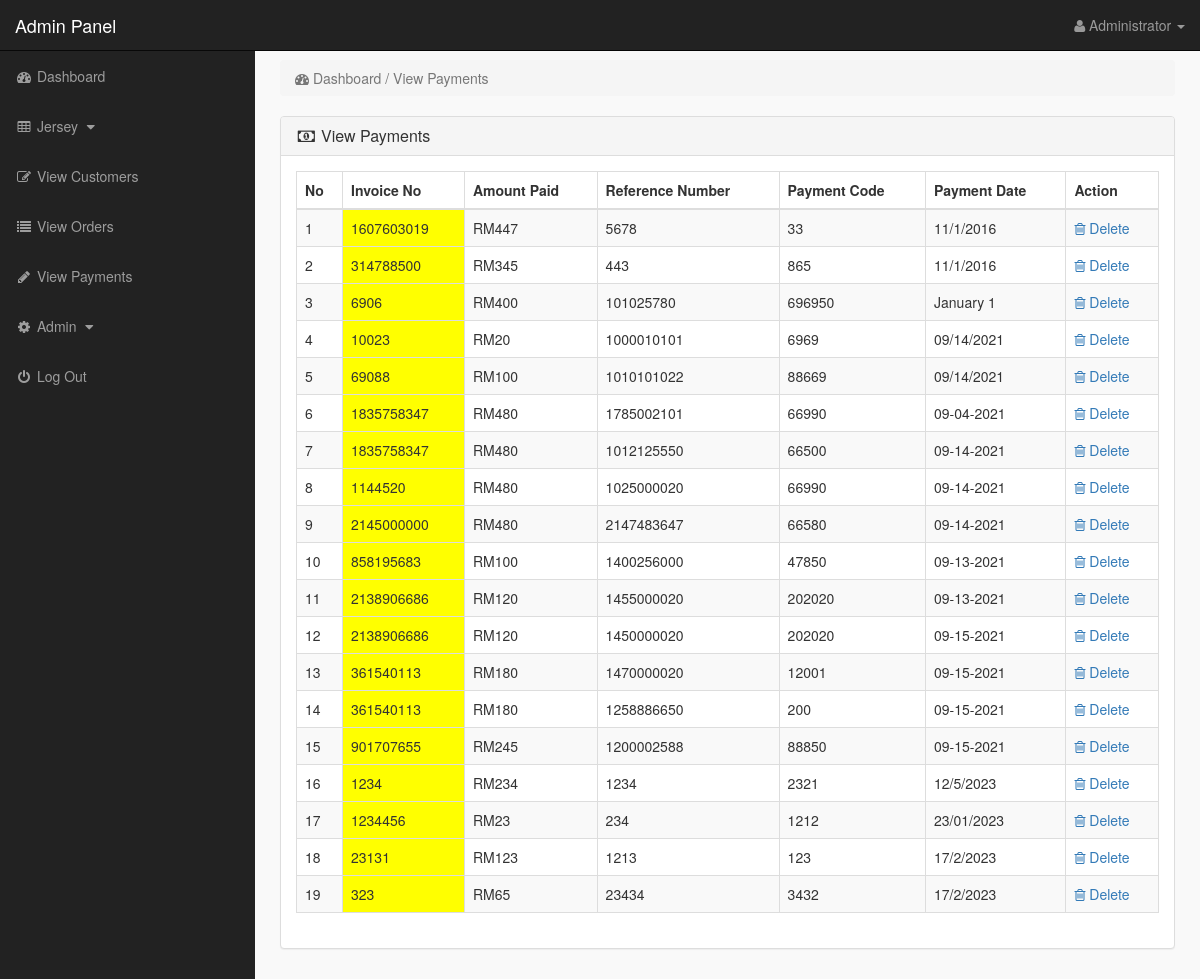
The app's page /admin_area/index.php?view_payments (signed in) with its own data.
### tables this page shows
CREATE TABLE `payments` (
  `payment_id` int(10) NOT NULL,
  `invoice_no` int(10) NOT NULL,
  `amount` int(10) NOT NULL,
  `payment_mode` text NOT NULL,
  `ref_no` int(10) NOT NULL,
  `code` int(10) NOT NULL,
  `payment_date` text NOT NULL
);

### admin_area/view_payments.php (the view)
<?php
if(!isset($_SESSION['admin_email'])){
echo "<script>window.open('login.php','_self')</script>";
}
else {
?>
<div class="row">
<div class="col-lg-12">
<ol class="breadcrumb">
<li class="active">
<i class="fa fa-dashboard"></i> Dashboard / View Payments
</li>
</ol>
</div>
</div>
<div class="row">
<div class="col-lg-12">
<div class="panel panel-default">
<div class="panel-heading">
<h3 class="panel-title">
<i class="fa fa-money fa-fw"> </i> View Payments
</h3>
</div>
<div class="panel-body">
<div class="table-responsive">
<table class="table table-hover table-bordered table-striped">
<thead>
<tr>
<th>No</th>
<th>Invoice No</th>
<th>Amount Paid</th>
<th>Reference Number</th>
<th>Payment Code</th>
<th>Payment Date</th>
<th>Action</th>
</tr>
</thead>
<tbody>
<?php
$i = 0;
$get_payments = "select * from payments";
$run_payments = mysqli_query($con,$get_payments);
while($row_payments = mysqli_fetch_array($run_payments)){
$payment_id = $row_payments['payment_id'];
$invoice_no = $row_payments['invoice_no'];
$amount = $row_payments['amount'];
$ref_no = $row_payments['ref_no'];
$code = $row_payments['code'];
$payment_date = $row_payments['payment_date'];
$i++;
?>
<tr>
<td><?php echo $i; ?></td>
<td bgcolor="yellow" ><?php echo $invoice_no; ?></td>
<td>RM<?php echo $amount; ?></td>
<td><?php echo $ref_no; ?></td>
<td><?php echo $code; ?></td>
<td><?php echo $payment_date; ?></td>
<td>
<a href="index.php?payment_delete=<?php echo $payment_id; ?>" >
<i class="fa fa-trash-o" ></i> Delete
</a>
</td>
</tr>
<?php } ?>
</tbody>
</table>
</div>
</div>
</div>
</div>
</div>
<?php } ?>

### admin_area/includes/sidebar.php (shortened to what this page needs)
<?php
if(!isset($_SESSION['admin_email'])){
echo "<script>window.open('login.php','_self')</script>";
}
else {
?>
<nav class="navbar navbar-inverse navbar-fixed-top" >
<div class="navbar-header" >
<a class="navbar-brand" href="index.php?dashboard" >Admin Panel</a>
</div>
<ul class="nav navbar-right top-nav" >
<li class="dropdown" >
<a href="#" class="dropdown-toggle" data-toggle="dropdown" >
<i class="fa fa-user" ></i>
<?php echo $admin_name; ?> <b class="caret" ></b>
</a>
</li>
</ul>
<div class="collapse navbar-collapse navbar-ex1-collapse">
<ul class="nav navbar-nav side-nav">
<li>
<a href="index.php?dashboard">
<i class="fa fa-fw fa-dashboard"></i> Dashboard
</a>
</li>
<li>
<a href="#" data-toggle="collapse" data-target="#products">
<i class="fa fa-fw fa-table"></i> Jersey
<i class="fa fa-fw fa-caret-down"></i>
</a>
</li>
<li>
<a href="index.php?view_customers">
<i class="fa fa-fw fa-edit"></i> View Customers
</a>
</li>
<li>
<a href="index.php?view_orders">
<i class="fa fa-fw fa-list"></i> View Orders
</a>
</li>
<li>
<a href="index.php?view_payments">
<i class="fa fa-fw fa-pencil"></i> View Payments
</a>
</li>
<li>
<a href="#" data-toggle="collapse" data-target="#users">
<i class="fa fa-fw fa-gear"></i> Admin
<i class="fa fa-fw fa-caret-down"></i>
</a>
</li>
<li>
<a href="logout.php">
<i class="fa fa-fw fa-power-off"></i> Log Out
</a>
</li>
</ul>
</div>
</nav>
<?php } ?>

### admin_area/css/style.css (style rules this page uses)
body { margin-top:100px; }
@media (min-width: 768px) { body { margin-top:50px; } }
.top-nav { padding:0 15px; }
.top-nav>li { display:inline-block; float:left; }
.top-nav>li>a { padding-top:15px; padding-bottom:15px; line-height:20px; color:#999; }
@media (min-width: 768px) { .side-nav { position:fixed; top:51px; width:255px; border-radius:0; overflow-y:auto; background-color: #222; bottom:0; overflow-x:hidden; padding-bottom:40px; } }
@media (min-width: 768px) { .side-nav>li>a { width:255px; } }
.panel-body { border-radius:5px; }

### records on screen
payments: invoice_no "1607603019", amount "447", ref_no "5678", code "33", payment_date "11/1/2016"
payments: invoice_no "314788500", amount "345", ref_no "443", code "865", payment_date "11/1/2016"
payments: invoice_no "6906", amount "400", ref_no "101025780", code "696950", payment_date "January 1"
payments: invoice_no "10023", amount "20", ref_no "1000010101", code "6969", payment_date "09/14/2021"
payments: invoice_no "69088", amount "100", ref_no "1010101022", code "88669", payment_date "09/14/2021"
payments: invoice_no "1835758347", amount "480", ref_no "1785002101", code "66990", payment_date "09-04-2021"
payments: invoice_no "1835758347", amount "480", ref_no "1012125550", code "66500", payment_date "09-14-2021"
payments: invoice_no "1144520", amount "480", ref_no "1025000020", code "66990", payment_date "09-14-2021"
payments: invoice_no "2145000000", amount "480", ref_no "2147483647", code "66580", payment_date "09-14-2021"
payments: invoice_no "858195683", amount "100", ref_no "1400256000", code "47850", payment_date "09-13-2021"
payments: invoice_no "2138906686", amount "120", ref_no "1455000020", code "202020", payment_date "09-13-2021"
payments: invoice_no "2138906686", amount "120", ref_no "1450000020", code "202020", payment_date "09-15-2021"
payments: invoice_no "361540113", amount "180", ref_no "1470000020", code "12001", payment_date "09-15-2021"
payments: invoice_no "361540113", amount "180", ref_no "1258886650", code "200", payment_date "09-15-2021"
payments: invoice_no "901707655", amount "245", ref_no "1200002588", code "88850", payment_date "09-15-2021"
payments: invoice_no "1234", amount "234", ref_no "1234", code "2321", payment_date "12/5/2023"
payments: invoice_no "1234456", amount "23", ref_no "234", code "1212", payment_date "23/01/2023"
payments: invoice_no "23131", amount "123", ref_no "1213", code "123", payment_date "17/2/2023"
payments: invoice_no "323", amount "65", ref_no "23434", code "3432", payment_date "17/2/2023"

### other values on screen
$admin_name "Administrator"
